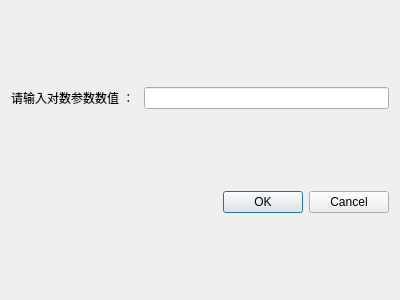
<?xml version="1.0" encoding="UTF-8"?>
<ui version="4.0">
 <class>LogTransformDlg</class>
 <widget class="QDialog" name="LogTransformDlg">
  <property name="geometry">
   <rect>
    <x>0</x>
    <y>0</y>
    <width>400</width>
    <height>300</height>
   </rect>
  </property>
  <property name="windowTitle">
   <string>Dialog</string>
  </property>
  <layout class="QVBoxLayout" name="verticalLayout">
   <item>
    <layout class="QHBoxLayout" name="horizontalLayout">
     <item>
      <widget class="QLabel" name="label">
       <property name="text">
        <string>请输入对数参数数值 ： </string>
       </property>
      </widget>
     </item>
     <item>
      <widget class="QLineEdit" name="lineEdit"/>
     </item>
    </layout>
   </item>
   <item>
    <widget class="QDialogButtonBox" name="buttonBox">
     <property name="orientation">
      <enum>Qt::Horizontal</enum>
     </property>
     <property name="standardButtons">
      <set>QDialogButtonBox::Cancel|QDialogButtonBox::Ok</set>
     </property>
    </widget>
   </item>
  </layout>
 </widget>
 <resources/>
 <connections>
  <connection>
   <sender>buttonBox</sender>
   <signal>accepted()</signal>
   <receiver>LogTransformDlg</receiver>
   <slot>accept()</slot>
   <hints>
    <hint type="sourcelabel">
     <x>248</x>
     <y>254</y>
    </hint>
    <hint type="destinationlabel">
     <x>157</x>
     <y>274</y>
    </hint>
   </hints>
  </connection>
  <connection>
   <sender>buttonBox</sender>
   <signal>rejected()</signal>
   <receiver>LogTransformDlg</receiver>
   <slot>reject()</slot>
   <hints>
    <hint type="sourcelabel">
     <x>316</x>
     <y>260</y>
    </hint>
    <hint type="destinationlabel">
     <x>286</x>
     <y>274</y>
    </hint>
   </hints>
  </connection>
 </connections>
</ui>
